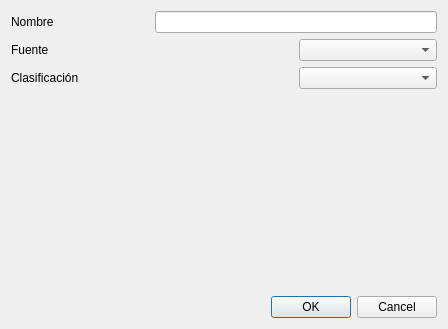
<?xml version="1.0" encoding="UTF-8"?>
<ui version="4.0">
 <class>FuenteClasificacionDlgClass</class>
 <widget class="DataDialog" name="FuenteClasificacionDlgClass">
  <property name="geometry">
   <rect>
    <x>0</x>
    <y>0</y>
    <width>448</width>
    <height>329</height>
   </rect>
  </property>
  <property name="windowTitle">
   <string>Datos de tipo de clasificación por fuente</string>
  </property>
  <layout class="QVBoxLayout" name="verticalLayout">
   <item>
    <layout class="QGridLayout" name="gridLayout">
     <item row="0" column="0">
      <widget class="QLabel" name="label_3">
       <property name="text">
        <string>Nombre</string>
       </property>
       <property name="buddy">
        <cstring>nombre</cstring>
       </property>
      </widget>
     </item>
     <item row="0" column="1" colspan="2">
      <widget class="QLineEdit" name="nombre"/>
     </item>
     <item row="1" column="0" colspan="2">
      <widget class="QLabel" name="label_2">
       <property name="text">
        <string>Fuente</string>
       </property>
       <property name="buddy">
        <cstring>fuente</cstring>
       </property>
      </widget>
     </item>
     <item row="1" column="2">
      <widget class="TComboBox" name="fuente"/>
     </item>
     <item row="2" column="0" colspan="2">
      <widget class="QLabel" name="label">
       <property name="text">
        <string>Clasificación</string>
       </property>
      </widget>
     </item>
     <item row="2" column="2">
      <widget class="TComboBox" name="clasificacion"/>
     </item>
    </layout>
   </item>
   <item>
    <spacer name="verticalSpacer">
     <property name="orientation">
      <enum>Qt::Vertical</enum>
     </property>
     <property name="sizeHint" stdset="0">
      <size>
       <width>206</width>
       <height>58</height>
      </size>
     </property>
    </spacer>
   </item>
   <item>
    <widget class="QDialogButtonBox" name="buttonBox">
     <property name="standardButtons">
      <set>QDialogButtonBox::Cancel|QDialogButtonBox::Ok</set>
     </property>
    </widget>
   </item>
  </layout>
 </widget>
 <customwidgets>
  <customwidget>
   <class>DataDialog</class>
   <extends>QDialog</extends>
   <header>ts.h</header>
   <container>1</container>
  </customwidget>
  <customwidget>
   <class>TComboBox</class>
   <extends>QComboBox</extends>
   <header>ts.h</header>
  </customwidget>
 </customwidgets>
 <tabstops>
  <tabstop>nombre</tabstop>
  <tabstop>fuente</tabstop>
 </tabstops>
 <resources/>
 <connections>
  <connection>
   <sender>buttonBox</sender>
   <signal>accepted()</signal>
   <receiver>FuenteClasificacionDlgClass</receiver>
   <slot>accept()</slot>
   <hints>
    <hint type="sourcelabel">
     <x>152</x>
     <y>290</y>
    </hint>
    <hint type="destinationlabel">
     <x>152</x>
     <y>156</y>
    </hint>
   </hints>
  </connection>
  <connection>
   <sender>buttonBox</sender>
   <signal>rejected()</signal>
   <receiver>FuenteClasificacionDlgClass</receiver>
   <slot>reject()</slot>
   <hints>
    <hint type="sourcelabel">
     <x>152</x>
     <y>290</y>
    </hint>
    <hint type="destinationlabel">
     <x>152</x>
     <y>156</y>
    </hint>
   </hints>
  </connection>
 </connections>
</ui>
